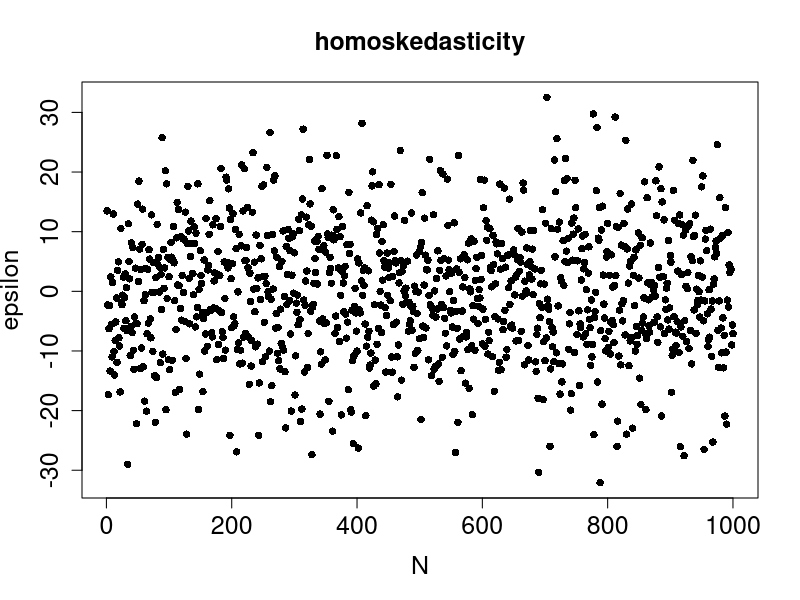
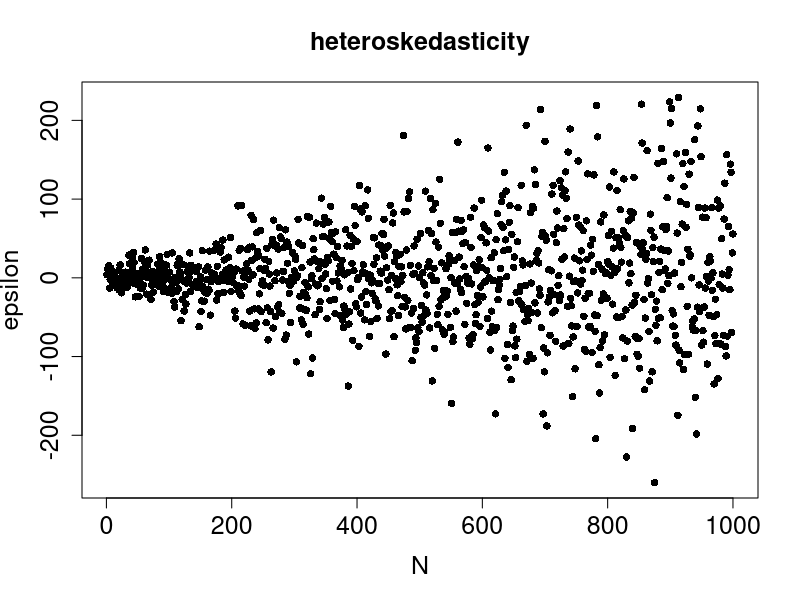
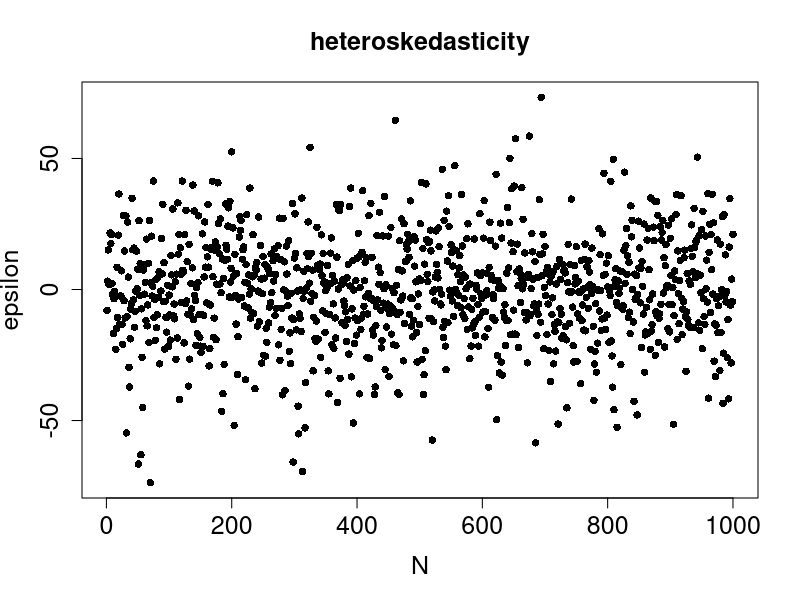

Here is the R script that generated these plots, in order:
rm(list = ls()) #removes all variables from current environment
#install.packages("plotrix") #more advanced plots                          
library("plotrix")
library("MASS")
set.seed(100) #set seed so sample can be replicated

######## Problem_set_2 #########

###### Our model ###### 
beta = c(1,0.1,0.1)
N = 1000
K = length(beta)
n_s = 2
k_s = 2
data_s = c(5, 2.5,2.5,4)
mu = c(0,0)
S = matrix(data_s, n_s, k_s)
X = matrix(NA,N,K)
X[,1] = 1
X[,2:3] = mvrnorm(N,mu,S) #simulate from Multivariate Normal Distribution
X

epsilon = rnorm(N,0,10)

Y = X%*%beta + epsilon

###### OLS_estimator ######

beta_hat =solve(t(X)%*%X)%*%t(X)%*%Y #solve inverts matrix
beta_hat

############F-statistic#######################

##F_value_data##
#H_0: all beta zero
#H_1: beta_1 or beta_2 unequal to zero

Y_mean = (1/N)*sum(Y) #mean of population
Y_hat = X%*%beta_hat

#[only for homoskedastic OLS standard errors!]
#F= [sum((y_hat-y_mean)^2)/(k-1)]/[sum((y-y_mean)^2)/(n-k)]
#more general:
#F = [(SSR_restricted - SSR_unrestricted)/q] / [SSR_unrestricted/(n - k_unrestricted - 1)]
#with SSR meaning sum of squared residuals from the (un)restricted regression
#k_unrestricted=number of regressors and q=number of restrictions under Null
#alternative with R^2: F = [(R^2_unrestricted - R^2_restricted)/q] / [(1 - R^2_unrestricted)(n - k_unrestricted - 1)]

f_emp_numerator = sum((Y_hat - Y_mean)^2/(K-1))
f_emp_denominator = sum((Y - Y_mean)^2/(N-K))             
f_emp= f_emp_numerator/f_emp_denominator
f_emp


##F_critical_value##

alpha = 0.05
df1 = K-1
df2 = N-K
f_crit = qf(1-alpha, df1, df2, lower.tail = TRUE)
f_crit

##F_test##
#comparing explained variance to unexplained, F value increasing along with high R^2 and sample size

if (f_emp > f_crit) {
    print("reject null hypothesis, at least one beta coefficient has a significant impact")
  } else {
    print("cannot reject null hypothesis, no beta coefficient has a significant impact")
  }
###F-test hypothesis is more likely to be rejected because the restrictions (all betas are equal to zero) are strong

############t-statistic#######################

##t_value_data##

epsilon_hat = Y - Y_hat
beta_hyp = 0


est_epsilon_var = (1/N)*(sum(epsilon_hat^2)) 


se_coef = c()
for(i in 1:length(beta)){
  se_coef[i] = sqrt(est_epsilon_var*(solve(t(X)%*%X)[i,i]))
}
se_coef


t_value_beta = c()
for (i in 1:length(beta)){
  t_value_beta[i] = abs((beta_hat[i]- beta_hyp)/ se_coef[i])
  i = i+1
}
t_value_beta

##t_critical_value##

alpha = 0.05
df = N-K
t_crit = abs(qt(alpha/2, df,lower.tail = FALSE))
t_crit


##t_test##

for(i in 1: length(beta)){
  if (t_value_beta[i] > t_crit) {
    print("reject null hypothesis")
  } else {
    print("cannot reject null hypothesis")
  } 
  #i = i+1 not needed in for-loop
}

#comment on for-loops: if i should increase by 2,3,... loop over vector

############## Calculating coverage probabilites ###########

coverage_probability_beta_2 = function(signflevel, beta_hat_test, se_coef_test){
  
  beta_test = c(1,0.1,0.1)
  alpha = 1 - signflevel
  t_crit = abs(qt(alpha/2, df,lower.tail = FALSE))
  
  confidence_beta_2_lower = beta_hat_test[2]-se_coef_test[2]*t_crit
  confidence_beta_2_upper = beta_hat_test[2]+se_coef_test[2]*t_crit

  
  if ( confidence_beta_2_upper >= beta_test[2] && confidence_beta_2_lower<= beta_test[2]) {
    return(TRUE)
  } else {
    return(FALSE)
  }
}
  
coverage_probability_beta_3 = function(signflevel, beta_hat_test, se_coef_test){
    
    beta_test = c(1,0.1,0.1)
    alpha = 1 - signflevel
    t_crit = abs(qt(alpha/2, df,lower.tail = FALSE))
    
    confidence_beta_3_lower = beta_hat_test[3]-se_coef_test[3]*t_crit
    confidence_beta_3_upper = beta_hat_test[3]+se_coef_test[3]*t_crit
    
    
    if ( confidence_beta_3_upper >= beta_test[3] && confidence_beta_3_lower<= beta_test[3]) {
      return(TRUE)
    } else {
      return(FALSE)
    }
}

#better: write general function for coverage probability, not separate for each beta coefficient

N = 1000
count_beta_2 = c()
count_beta_3 = c()
for(i in 1:N){
  
  X_test = matrix(NA,N,3)
  X_test[,1] = 1
  X_test[,2:3] = mvrnorm(N,mu,S)
  epsilon_test = rnorm(N,0,10)
  beta_test = c(1,0.1,0.1)
  
  Y_test = X_test%*%beta + epsilon_test
  
  beta_hat_test =solve(t(X_test)%*%X_test)%*%t(X_test)%*%Y_test
  
  Y_hat_test = X_test%*%beta_hat_test
  
  
  epsilon_hat_test = Y_test - Y_hat_test 
  est_epsilon_var_test = (1/N)*(sum(epsilon_hat_test^2)) 
  
  se_coef_test = c()
  for(k in 1:length(beta)){
    se_coef_test[k] = sqrt(est_epsilon_var_test*(solve(t(X_test)%*%X_test)[k,k]))
  }
  se_coef_test
  
  count_beta_2[i]=(coverage_probability_beta_2(0.95,beta_hat_test,se_coef_test))
  count_beta_3[i]=(coverage_probability_beta_3(0.95,beta_hat_test,se_coef_test))
  
}

coverage_prob_beta_2 = sum(count_beta_2)/N
coverage_prob_beta_3 = sum(count_beta_3)/N
coverage_prob_beta_2
coverage_prob_beta_3



#####simulation study


statistics = function(X_func, beta_func,N, alpha, eps_func){
  
  ###OLS_estimator###
  
  Y = X_func%*%beta_func + eps_func
  
  beta_func_hat =solve(t(X_func)%*%X_func)%*%t(X_func)%*%Y
  
  #F-test
  Y_func_mean = 1/N*sum(Y)
  Y_func_hat = X%*%beta_func_hat
  
  f_func_emp = (sum((Y_hat - Y_mean)^2/(ncol(X_func)-1)))/(sum((Y - Y_mean)^2/(nrow(X_func)-ncol(X_func))))
  
  f_func_crit = qf(1-alpha, ncol(X_func)-1, nrow(X_func)-ncol(X_func), lower.tail = TRUE)
  
  #t_test
  eps_func_hat = Y - Y_func_hat
  
  eps_func_var = 1/N*(sum(eps_func_hat^2))
  
  se_func_coef = c()
  for(i in 1:length(beta_func_hat)){
    se_func_coef[i] = sqrt(eps_func_var*(solve(t(X_func)%*%X_func)[i,i]))
  }
  
  t_func_beta = c()
  for (i in 1:length(beta_func_hat)){
    t_func_beta[i] = (beta_func_hat[i])/ se_func_coef[i]
  }
  
  t_func_crit = abs(qt(alpha/2, nrow(X_func)-ncol(X_func),lower.tail = FALSE))
  
  
  
  if (f_func_emp > f_func_crit && t_func_beta[2] > t_func_crit && t_func_beta[3] > t_func_crit) {
    return(TRUE)
  } else {
    return(FALSE)
  }
  
}

####running simulation with a normally distributed epsilon 

N_simultation = 1000
simultation = c()
for(i in 1:N_simultation){
  
  X_simultation = matrix(NA,N,K)
  X_simultation[,1] = 1
  X_simultation[,2:3] = mvrnorm(N,mu,S)
  
  epsilon_simulation = rnorm(N,0,10)
  
  Y_simulation = X_simultation%*%beta + epsilon_simulation
  
  beta_hat_simulation =solve(t(X_simultation)%*%X_simultation)%*%t(X_simultation)%*%Y_simulation
  
  simultation[i] = statistics(X_simultation, beta_hat_simulation,1000, 0.05, epsilon_simulation)
  
  i = i+1
}
simultation
sum(simultation)

### Covariates are drawn from one distribution, so multicollinearity might occur. Due to that, the standard deviations of the beta coefficients are high and the null hypothesis of the t-test is unlikely to be rejected.  


####modeling heteroskedasticity 

#These standard errors are heteroskedastic, but not dependent on x

eps_hetero = c()
for (i in 1:N){
  eps_hetero[i] = rnorm(1,0,10+i/10-1)
  i = i+1
}

eps_hetero_random = c()
for (i in 1:N){
  eps_hetero_random[i] = rnorm(1,0,runif(1, min=10, max=30))
  i = i+1
}

plot(epsilon,#plot the results of all samples
     main="homoskedasticity",
     xlab="N",ylab="epsilon",pch=16,
     cex.axis=1.5,cex.lab=1.5,cex.main=1.5)

plot(eps_hetero,#plot the results of all samples
     main="heteroskedasticity",
     xlab="N",ylab="epsilon",pch=16,
     cex.axis=1.5,cex.lab=1.5,cex.main=1.5)

plot(eps_hetero_random,#plot the results of all samples
     main="heteroskedasticity",
     xlab="N",ylab="epsilon",pch=16,
     cex.axis=1.5,cex.lab=1.5,cex.main=1.5)




N_simulation_hetero = 1000

simulation2 = function(N_sim, eps){
  simulation_hetero = c()
  for(i in 1:N_sim){
    
    X_simulation = matrix(NA,N,K)
    X_simulation[,1] = 1
    X_simulation[,2:3] = mvrnorm(N,mu,S)
    
    
    Y_simulation = X_simulation%*%beta + eps
    
    beta_hat_simulation =solve(t(X_simulation)%*%X_simulation)%*%t(X_simulation)%*%Y_simulation
    
    simulation_hetero[i] = statistics(X_simulation, beta_hat_simulation,1000, 0.05, eps)
  }
  simulation_hetero
  sum(simulation_hetero)
}

simulation2(1000, eps_hetero)


